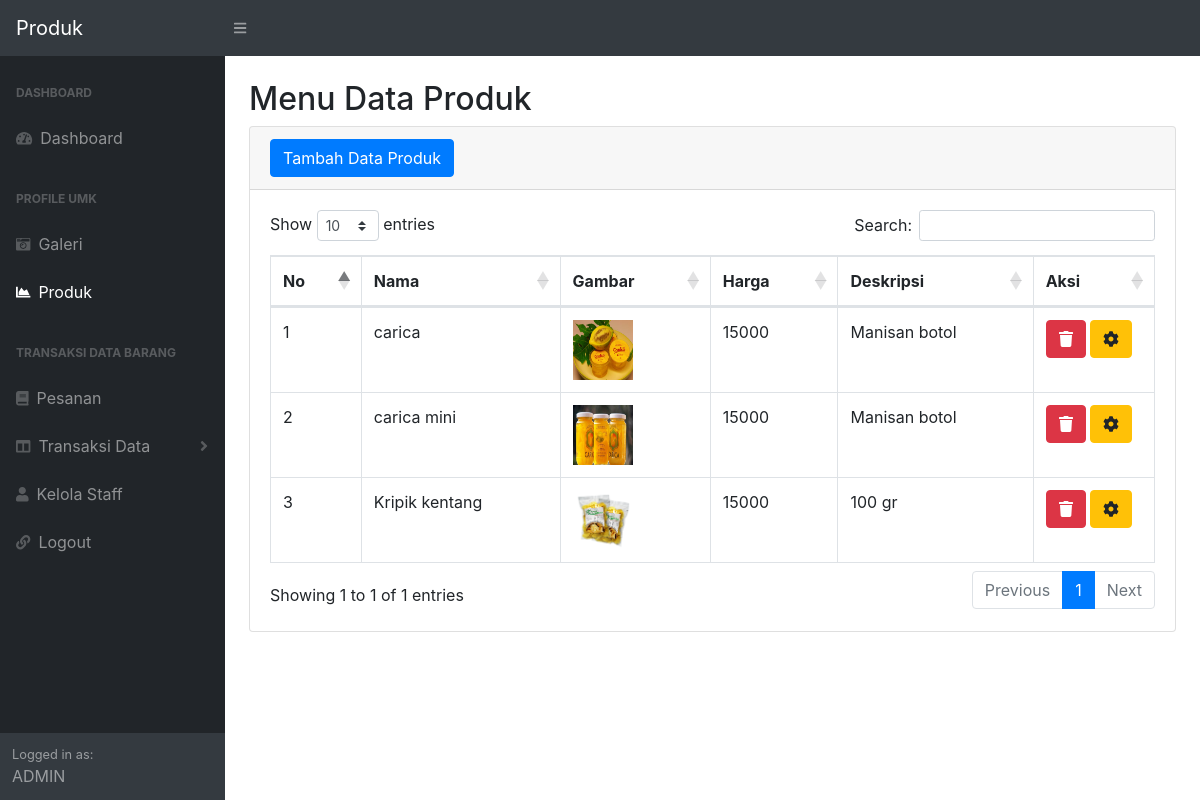
Page /admin/stock/produk.php on the committed database.
### tables this page shows
CREATE TABLE `produk` (
  `id_produk` int(11) NOT NULL,
  `nama_produk` varchar(50) NOT NULL,
  `gambar_produk` varchar(50) NOT NULL,
  `harga_produk` int(11) NOT NULL,
  `deskripsi_produk` varchar(50) NOT NULL
);

### admin/stock/functions.php (called while the page is built, shortened)
<?php
require '../db.php';
function query($query){
	global $conn;
	$result = mysqli_query($conn, $query);
	$wadah = [];
	while ($row = mysqli_fetch_assoc($result) ) {
		$wadah[] = $row;
	}
	return  $wadah;
}

### admin/stock/produk.php (the view, shortened to what this page needs)
<?php
    require 'functions.php';
    $produku = query("SELECT * FROM produk");
?>
<!DOCTYPE html>
<html lang="en">
    <head>
        <link href="css/styles.css" rel="stylesheet" />
        <link href="https://cdn.datatables.net/1.10.20/css/dataTables.bootstrap4.min.css" rel="stylesheet" />
    </head>
    <body>
        <nav class="sb-topnav navbar navbar-expand navbar-dark bg-dark">
            <a class="navbar-brand" href="index.php">Produk</a>
            <button class="btn btn-link btn-sm order-1 order-lg-0" id="sidebarToggle" href="#"><i class="fas fa-bars"></i></button>
        </nav>
        <div id="layoutSidenav">
            <div id="layoutSidenav_nav">
                <nav class="sb-sidenav accordion sb-sidenav-dark" id="sidenavAccordion">
                <div class="sb-sidenav-menu">
                        <div class="nav">
                        <div class="sb-sidenav-menu-heading">Dashboard</div>
                            <a class="nav-link" href="../index.php">
                                <div class="sb-nav-link-icon"><i class="fas fa-tachometer-alt"></i></div>
                                Dashboard
                            </a>
                            <div class="sb-sidenav-menu-heading">Profile Umk</div>
                            <a class="nav-link" href="galeri.php">
                                <div class="sb-nav-link-icon"><i class="fas fa-solid fa-camera-retro"></i></div>
                                Galeri
                            </a>
                            <a class="nav-link" href="produk.php">
                                <div class="sb-nav-link-icon"><i class="fas fa-chart-area"></i></div>
                                Produk
                            </a>
                            <div class="sb-sidenav-menu-heading">Transaksi Data Barang</div>
                            <a class="nav-link" href="pesanan.php">
                                <div class="sb-nav-link-icon"><i class="fas fa-book"></i></div>
                                Pesanan
                            </a>
                            <a class="nav-link collapsed" href="#" data-toggle="collapse" data-target="#collapseLayouts" aria-expanded="false" aria-controls="collapseLayouts">
                                <div class="sb-nav-link-icon"><i class="fas fa-columns"></i></div>
                                Transaksi Data
                                <div class="sb-sidenav-collapse-arrow"><i class="fas fa-angle-down"></i></div>
                            </a>
                            <a class="nav-link" href="staf.php">
                                <div class="sb-nav-link-icon"><i class="fa fa-user"></i></div>
                                Kelola Staff
                            </a>
                            <a class="nav-link" href="logout.php">
                                <div class="sb-nav-link-icon"><i class="fas fa-link"></i></div>
                                Logout
                            </a>
                        </div>
                    </div>
                    <div class="sb-sidenav-footer">
                        <div class="small">Logged in as:</div>
                        ADMIN
                    </div>
                </nav>
            </div>
            <div id="layoutSidenav_content">
                <main>
                    <div class="container-fluid">
                        <h2 class="mt-4">Menu Data Produk</h2>
                        <div class="card mb-4">
                            <div class="card-header">
                                <a href="tambahproduk.php" class="btn btn-primary">Tambah Data Produk</a>
                            </div>
                            <div class="card-body">
                                <div class="table-responsive">
                                    <table class="table table-bordered" id="dataTable" width="auto" cellspacing="0">
                                        <thead>
                                            <tr>
                                                <th>No</th>
                                                <th>Nama</th>
                                                <th>Gambar</th>
                                                <th>Harga</th>
                                                <th>Deskripsi</th>
                                                <th>Aksi</th>
                                            </tr>
                                        </thead>
                                        <?php $x = 1; ?>
										<?php foreach ( $produku as $row ) : ?>
                                        <tbody>
                                            <tr>
                                            <td><?= $x;  ?></td>
												<td><?= $row["nama_produk"]; ?></td>
												<td><img src="../gambar/produk/<?php echo $row["gambar_produk"];?>" width="60" height="60"></td>
												<td><?= $row["harga_produk"]; ?></td>
                                                <td><?= $row["deskripsi_produk"]; ?></td>
												<td>
                                                    <a href="hapusproduk.php?id=<?= $row["id_produk"]; ?>" class="btn btn-danger" onclick=" return confirm('Apakah Anda Yakin Untuk Menghapus Data?')";><i class='fa fa-trash'></i></a>
													<a href="ubahproduk.php?id=<?= $row["id_produk"]; ?>" class="btn btn-warning" onclick=" return confirm('Apakah Anda Yakin Untuk Mengubah Data?')";><i class='fa fa-cog'></i></a>
                                                </td>
                                            </tr>
                                            <?php $x++; ?>
											<?php endforeach; ?>
                                        </tbody>
                                    </table>
                                </div>
                            </div>
                        </div>
                    </div>
                </main>
            </div>
    </body>
</html>

### rows in the picture
produk: nama_produk "carica", gambar_produk (picture), harga_produk "15000", deskripsi_produk "Manisan botol"
produk: nama_produk "carica mini", gambar_produk (picture), harga_produk "15000", deskripsi_produk "Manisan botol"
produk: nama_produk "Kripik kentang", gambar_produk (picture), harga_produk "15000", deskripsi_produk "100 gr"
